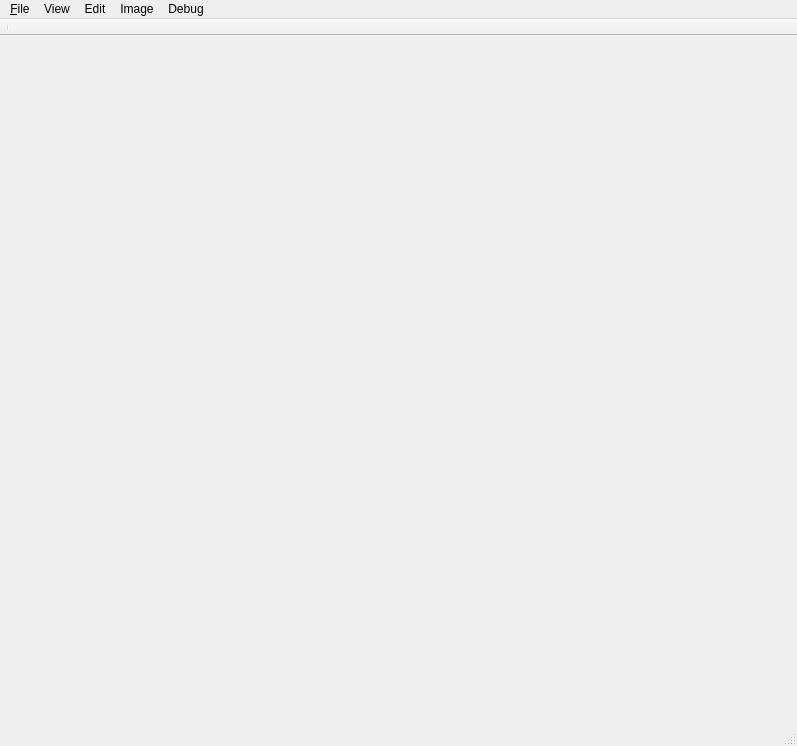
<?xml version="1.0" encoding="UTF-8"?>
<ui version="4.0">
 <class>MainWindow</class>
 <widget class="QMainWindow" name="MainWindow">
  <property name="geometry">
   <rect>
    <x>0</x>
    <y>0</y>
    <width>797</width>
    <height>746</height>
   </rect>
  </property>
  <property name="windowTitle">
   <string>sACD</string>
  </property>
  <widget class="QWidget" name="centralWidget">
   <layout class="QHBoxLayout" name="horizontalLayout_2">
    <property name="margin">
     <number>0</number>
    </property>
    <item>
     <widget class="QStackedWidget" name="stackedWidget">
      <widget class="BrowserPage" name="browserPage"/>
      <widget class="WorkPage" name="workPage"/>
      <widget class="PhotoWidget" name="photoPage"/>
      <widget class="MetadataEditorPage" name="metadataEditorPage"/>
     </widget>
    </item>
   </layout>
  </widget>
  <widget class="QMenuBar" name="menuBar">
   <property name="geometry">
    <rect>
     <x>0</x>
     <y>0</y>
     <width>797</width>
     <height>21</height>
    </rect>
   </property>
   <widget class="QMenu" name="menuTest">
    <property name="title">
     <string>&amp;File</string>
    </property>
    <addaction name="actionCopyFile"/>
    <addaction name="actionMoveFile"/>
    <addaction name="actionDeleteFile"/>
    <addaction name="actionRenameFile"/>
    <addaction name="separator"/>
    <addaction name="actionQuit"/>
    <addaction name="actionMkDir"/>
   </widget>
   <widget class="QMenu" name="menuView">
    <property name="title">
     <string>View</string>
    </property>
    <addaction name="actionShowMetadata"/>
    <addaction name="actionShowPreview"/>
    <addaction name="actionShowSecondBrowser"/>
    <addaction name="actionShowHidden"/>
    <addaction name="actionShowIcons"/>
   </widget>
   <widget class="QMenu" name="menuDebug">
    <property name="title">
     <string>Debug</string>
    </property>
    <addaction name="actionDebug"/>
   </widget>
   <widget class="QMenu" name="menuImage">
    <property name="title">
     <string>Image</string>
    </property>
    <widget class="QMenu" name="menuZoom">
     <property name="title">
      <string>Zoom</string>
     </property>
     <addaction name="actionZoom_1_1"/>
     <addaction name="actionZoomToFit"/>
    </widget>
    <widget class="QMenu" name="menuOrientation">
     <property name="title">
      <string>Orientation</string>
     </property>
     <addaction name="actionRotateCW"/>
     <addaction name="actionRotateCCW"/>
     <addaction name="actionResetTransformations"/>
    </widget>
    <addaction name="actionFullScreen"/>
    <addaction name="actionWork_Page"/>
    <addaction name="menuZoom"/>
    <addaction name="menuOrientation"/>
   </widget>
   <widget class="QMenu" name="menuEdit">
    <property name="title">
     <string>Edit</string>
    </property>
    <addaction name="actionMetadataEditor"/>
   </widget>
   <addaction name="menuTest"/>
   <addaction name="menuView"/>
   <addaction name="menuEdit"/>
   <addaction name="menuImage"/>
   <addaction name="menuDebug"/>
  </widget>
  <widget class="QToolBar" name="mainToolBar">
   <property name="movable">
    <bool>false</bool>
   </property>
   <property name="toolButtonStyle">
    <enum>Qt::ToolButtonTextBesideIcon</enum>
   </property>
   <property name="floatable">
    <bool>false</bool>
   </property>
   <attribute name="toolBarArea">
    <enum>TopToolBarArea</enum>
   </attribute>
   <attribute name="toolBarBreak">
    <bool>false</bool>
   </attribute>
   <addaction name="separator"/>
  </widget>
  <widget class="QStatusBar" name="statusBar"/>
  <action name="actionQuit">
   <property name="text">
    <string>&amp;Quit</string>
   </property>
  </action>
  <action name="actionShowMetadata">
   <property name="checkable">
    <bool>true</bool>
   </property>
   <property name="checked">
    <bool>true</bool>
   </property>
   <property name="text">
    <string>Show Metadata</string>
   </property>
   <property name="shortcut">
    <string>Alt+M</string>
   </property>
  </action>
  <action name="actionShowPreview">
   <property name="checkable">
    <bool>true</bool>
   </property>
   <property name="checked">
    <bool>true</bool>
   </property>
   <property name="text">
    <string>Show Preview</string>
   </property>
   <property name="shortcut">
    <string>Alt+P</string>
   </property>
  </action>
  <action name="actionShowSecondBrowser">
   <property name="checkable">
    <bool>true</bool>
   </property>
   <property name="text">
    <string>Show 2nd Browser</string>
   </property>
   <property name="shortcut">
    <string>Alt+T</string>
   </property>
  </action>
  <action name="actionCopyFile">
   <property name="text">
    <string>Copy</string>
   </property>
   <property name="toolTip">
    <string>Copy File</string>
   </property>
   <property name="shortcut">
    <string>F5</string>
   </property>
  </action>
  <action name="actionMoveFile">
   <property name="text">
    <string>Move</string>
   </property>
   <property name="toolTip">
    <string>Move File</string>
   </property>
   <property name="shortcut">
    <string>F6</string>
   </property>
  </action>
  <action name="actionRenameFile">
   <property name="text">
    <string>Rename</string>
   </property>
   <property name="shortcut">
    <string>Ctrl+R</string>
   </property>
  </action>
  <action name="actionDeleteFile">
   <property name="text">
    <string>Delete</string>
   </property>
   <property name="toolTip">
    <string>Delete File(s)</string>
   </property>
   <property name="shortcut">
    <string>F8</string>
   </property>
  </action>
  <action name="actionShowHidden">
   <property name="checkable">
    <bool>true</bool>
   </property>
   <property name="text">
    <string>Show Hidden</string>
   </property>
   <property name="toolTip">
    <string>Show Hidden Files</string>
   </property>
  </action>
  <action name="actionShowIcons">
   <property name="checkable">
    <bool>true</bool>
   </property>
   <property name="text">
    <string>Show Icons</string>
   </property>
  </action>
  <action name="actionDebug">
   <property name="text">
    <string>Start</string>
   </property>
   <property name="shortcut">
    <string>F12</string>
   </property>
  </action>
  <action name="actionFullScreen">
   <property name="text">
    <string>Toggle Full Screen</string>
   </property>
   <property name="shortcut">
    <string>F3</string>
   </property>
  </action>
  <action name="actionWork_Page">
   <property name="text">
    <string>Toggle Work Page</string>
   </property>
   <property name="shortcut">
    <string>F4</string>
   </property>
  </action>
  <action name="actionZoom_1_1">
   <property name="enabled">
    <bool>false</bool>
   </property>
   <property name="text">
    <string>Zoom 1:1</string>
   </property>
  </action>
  <action name="actionZoomToFit">
   <property name="enabled">
    <bool>false</bool>
   </property>
   <property name="text">
    <string>Zoom to fit</string>
   </property>
  </action>
  <action name="actionRotateCW">
   <property name="enabled">
    <bool>false</bool>
   </property>
   <property name="text">
    <string>Rotate Clockwise</string>
   </property>
  </action>
  <action name="actionRotateCCW">
   <property name="enabled">
    <bool>false</bool>
   </property>
   <property name="text">
    <string>Rotate Counterclockwise</string>
   </property>
  </action>
  <action name="actionResetTransformations">
   <property name="enabled">
    <bool>false</bool>
   </property>
   <property name="text">
    <string>Original State</string>
   </property>
  </action>
  <action name="actionMetadataEditor">
   <property name="text">
    <string>Metadata Editor</string>
   </property>
   <property name="toolTip">
    <string>Metadata Editor</string>
   </property>
   <property name="shortcut">
    <string>F2</string>
   </property>
  </action>
  <action name="actionMkDir">
   <property name="text">
    <string>Create Dir</string>
   </property>
   <property name="toolTip">
    <string>Create New Directory</string>
   </property>
   <property name="shortcut">
    <string>F7</string>
   </property>
  </action>
 </widget>
 <layoutdefault spacing="6" margin="11"/>
 <customwidgets>
  <customwidget>
   <class>BrowserPage</class>
   <extends>QWidget</extends>
   <header>browser_page.h</header>
   <container>1</container>
  </customwidget>
  <customwidget>
   <class>WorkPage</class>
   <extends>QWidget</extends>
   <header>work_page.h</header>
   <container>1</container>
  </customwidget>
  <customwidget>
   <class>PhotoWidget</class>
   <extends>QWidget</extends>
   <header>photo_widget.h</header>
   <container>1</container>
  </customwidget>
  <customwidget>
   <class>MetadataEditorPage</class>
   <extends>QWidget</extends>
   <header location="global">metadata_editor_page.h</header>
   <container>1</container>
  </customwidget>
 </customwidgets>
 <resources/>
 <connections/>
</ui>
